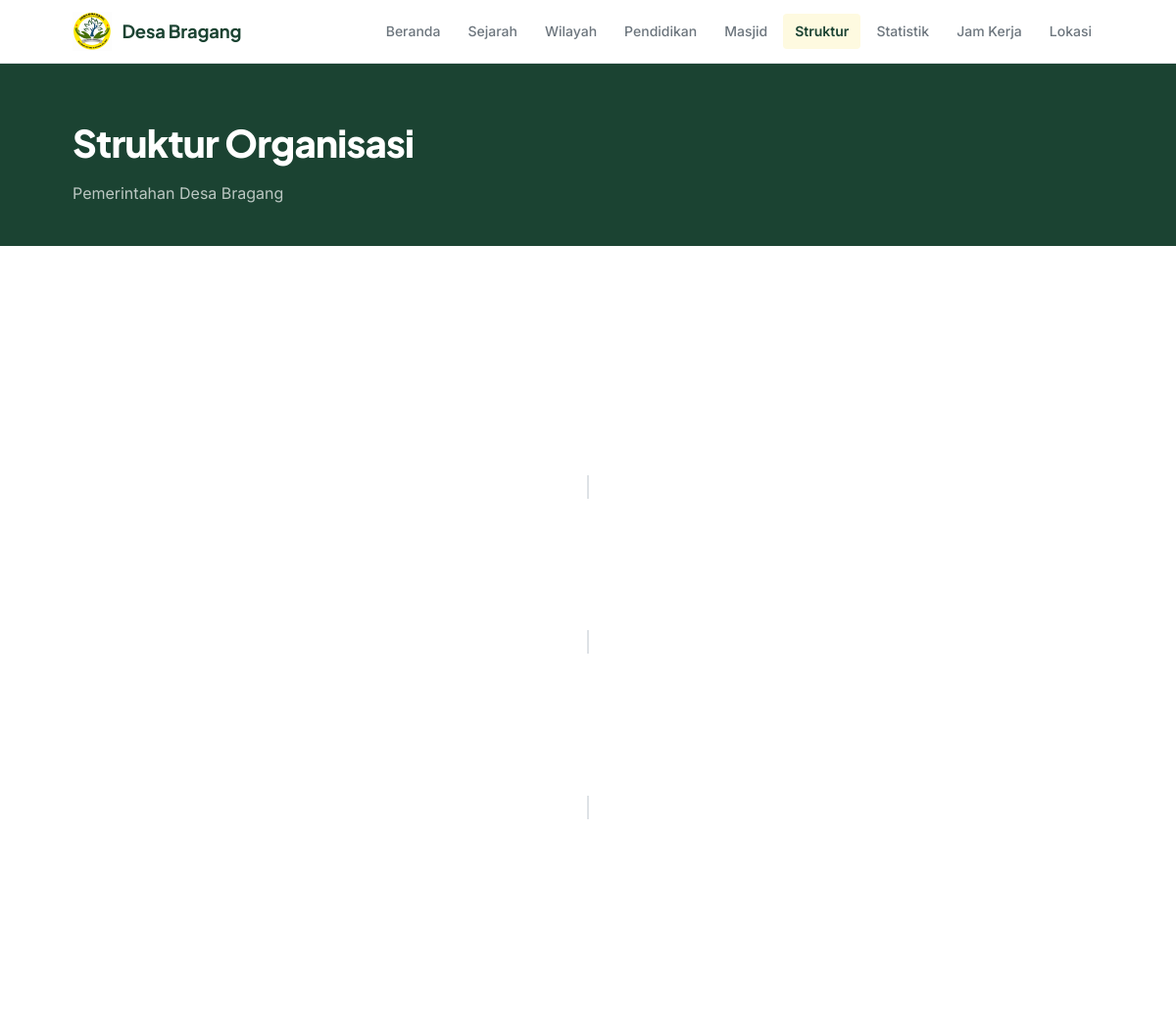
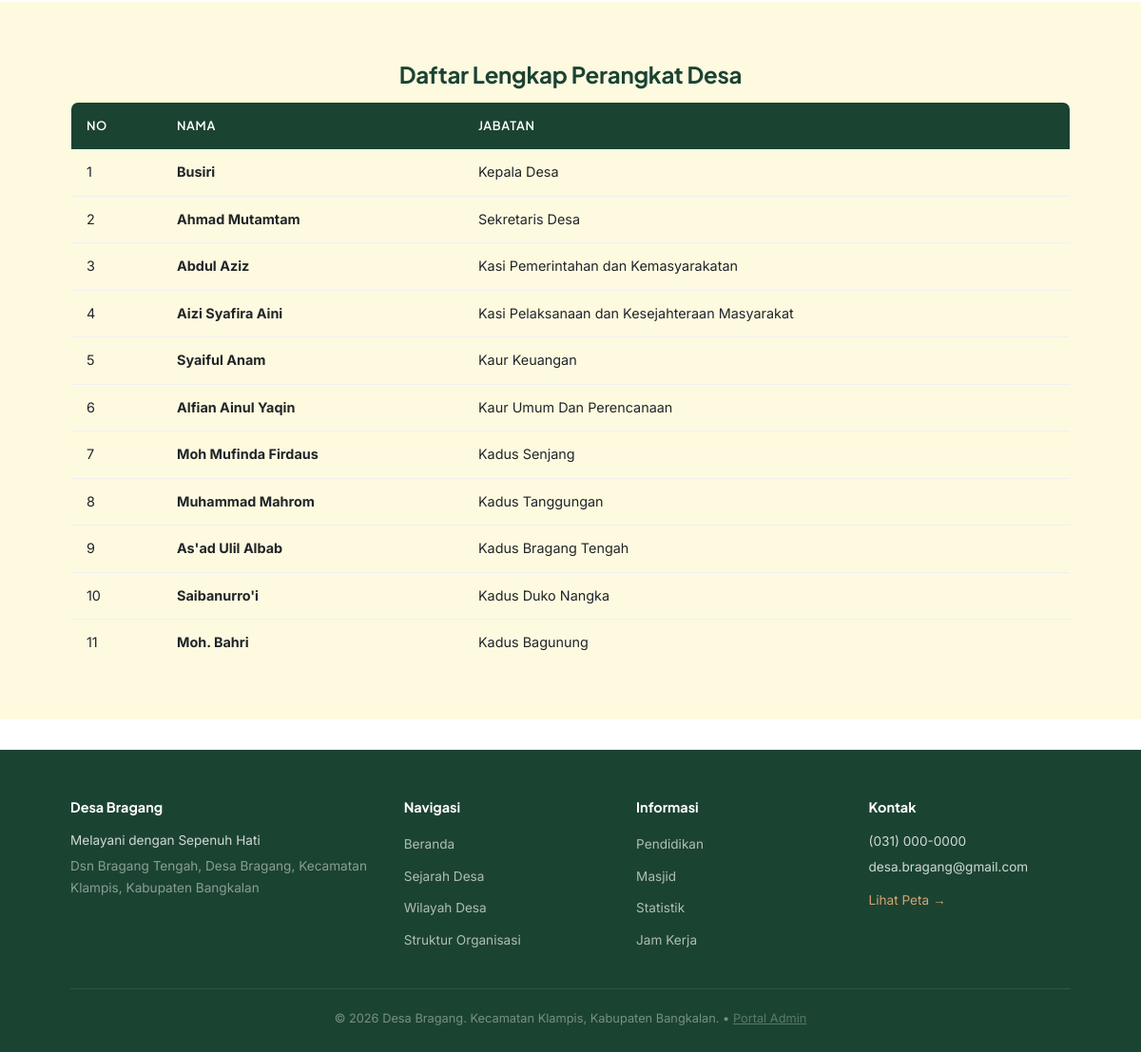
Page /struktur.php on the committed database (2 pictures, top to bottom).
### tables this page shows
CREATE TABLE IF NOT EXISTS `struktur` (
    `id` INT AUTO_INCREMENT PRIMARY KEY,
    `nama` VARCHAR(150) NOT NULL,
    `jabatan` VARCHAR(150) NOT NULL,
    `foto` VARCHAR(255) DEFAULT NULL,
    `sort_order` INT DEFAULT 0
);

### includes/helpers.php (called while the page is built, shortened)
<?php
function e($str) {
    return htmlspecialchars($str ?? '', ENT_QUOTES, 'UTF-8');
}
function getBasePath() {
    static $basePath = null;
    if ($basePath !== null) {
        return $basePath;
    }
    $appRoot = str_replace('\\', '/', realpath(dirname(__DIR__)));
    $docRoot = isset($_SERVER['DOCUMENT_ROOT']) && !empty($_SERVER['DOCUMENT_ROOT'])
        ? str_replace('\\', '/', realpath($_SERVER['DOCUMENT_ROOT']))
        : '';
    if ($docRoot && stripos($appRoot, $docRoot) === 0) {
        $sub = substr($appRoot, strlen($docRoot));
        $basePath = '/' . ltrim(str_replace('\\', '/', $sub), '/');
        $basePath = rtrim($basePath, '/');
    } else {
        $scriptDir = str_replace('\\', '/', dirname($_SERVER['SCRIPT_NAME'] ?? ''));
        $scriptDir = preg_replace('#/(admin|includes)(/.*)?$#i', '', $scriptDir);
        $basePath = rtrim($scriptDir, '/');
    }
    return $basePath;
}
function baseUrl($path = '') {
    $base = getBasePath();
    if ($path === '' || $path === '/') {
        return $base !== '' ? $base . '/' : '/';
    }
    return ($base !== '' ? $base : '') . '/' . ltrim($path, '/');
}
function currentPage() {
    $path = parse_url($_SERVER['REQUEST_URI'] ?? '', PHP_URL_PATH) ?? '';
    $base = getBasePath();
    $trimmed = trim($path, '/');
    return basename($trimmed, '.php');
}
function isActivePage($page) {
    return currentPage() === $page ? 'active' : '';
}

### includes/db.php (called while the page is built, shortened)
<?php
function getDB() {
    static $pdo = null;
    if ($pdo === null) {
        if (DB_DRIVER === 'mysql') {
            $dsn = 'mysql:host=' . DB_HOST . ';port=' . DB_PORT . ';dbname=' . DB_NAME . ';charset=utf8mb4';
            try {
                $pdo = new PDO($dsn, DB_USER, DB_PASS);
                $pdo->setAttribute(PDO::ATTR_ERRMODE, PDO::ERRMODE_EXCEPTION);
                $pdo->setAttribute(PDO::ATTR_DEFAULT_FETCH_MODE, PDO::FETCH_ASSOC);
            } catch (PDOException $e) {
                die('<strong>Koneksi MySQL Gagal:</strong> ' . htmlspecialchars($e->getMessage()) . '<br><br>Pastikan MySQL di XAMPP/Laragon aktif dan database <code>' . DB_NAME . '</code> sudah di-import di phpMyAdmin.');
            }
        }
    }
    return $pdo;
}
function getAllSettings() {
    $db = getDB();
    $stmt = $db->query('SELECT `key`, `value` FROM `settings`');
    $settings = [];
    while ($row = $stmt->fetch()) {
        $settings[$row['key']] = $row['value'];
    }
    return $settings;
}

### struktur.php (the view, shortened to what this page needs)
<?php
require_once __DIR__ . '/includes/db.php';
$db = getDB();
$struktur = $db->query('SELECT * FROM struktur ORDER BY sort_order ASC')->fetchAll();
$kepalaDesa = null;
$sekdes = null;
$kasi = [];
$kaur = [];
$kadus = [];
foreach ($struktur as $s) {
    $jab = strtolower($s['jabatan']);
    if (strpos($jab, 'kepala desa') !== false) {
        $kepalaDesa = $s;
    } elseif (strpos($jab, 'sekretaris') !== false || strpos($jab, 'sekdes') !== false) {
        $sekdes = $s;
    } elseif (strpos($jab, 'kasi') !== false) {
        $kasi[] = $s;
    } elseif (strpos($jab, 'kaur') !== false) {
        $kaur[] = $s;
    } elseif (strpos($jab, 'kadus') !== false) {
        $kadus[] = $s;
    }
}
require_once __DIR__ . '/includes/header.php';
?>
<section class="page-header">
    <div class="container">
        <h1 class="page-title">Struktur Organisasi</h1>
        <p class="page-subtitle">Pemerintahan Desa Bragang</p>
    </div>
</section>
<section class="section">
    <div class="container">
        <div class="org-chart">
            <?php if ($kepalaDesa): ?>
            <div class="org-level org-level-1">
            </div>
            <div class="org-connector"></div>
            <?php endif; ?>
            <?php if ($sekdes): ?>
            <div class="org-level org-level-2">
            </div>
            <div class="org-connector"></div>
            <?php endif; ?>
            <?php if (!empty($kasi) || !empty($kaur)): ?>
            <div class="org-level org-level-3">
            </div>
            <div class="org-connector"></div>
            <?php endif; ?>
            <?php if (!empty($kadus)): ?>
            <div class="org-level org-level-4">
            </div>
            <?php endif; ?>
        </div>
    </div>
</section>
<section class="section section-cream">
    <div class="container">
        <h2 class="section-title">Daftar Lengkap Perangkat Desa</h2>
        <div class="table-wrapper">
            <table class="data-table" id="struktur-table">
                <thead>
                    <tr>
                        <th>No</th>
                        <th>Nama</th>
                        <th>Jabatan</th>
                    </tr>
                </thead>
                <tbody>
                    <?php foreach ($struktur as $i => $s): ?>
                    <tr>
                        <td><?= $i + 1 ?></td>
                        <td><strong><?= e($s['nama']) ?></strong></td>
                        <td><?= e($s['jabatan']) ?></td>
                    </tr>
                    <?php endforeach; ?>
                </tbody>
            </table>
        </div>
    </div>
</section>
<?php require_once __DIR__ . '/includes/footer.php'; ?>

### includes/header.php (shortened to what this page needs)
<?php
require_once __DIR__ . '/db.php';
require_once __DIR__ . '/helpers.php';
$settings = getAllSettings();
$siteName = $settings['site_name'] ?? 'Desa Bragang';
?>
<!DOCTYPE html>
<html lang="id">
<head>
    <link rel="stylesheet" href="<?= baseUrl('/assets/css/style.css') ?>">
</head>
<body>
    <header class="site-header" id="site-header">
        <div class="container header-inner">
            <a href="<?= baseUrl('/') ?>" class="logo" id="logo">
                <img src="assets/images/logo.jpeg" alt="logo" style="width: 40px; height: 40px;">
                <span class="logo-text"><?= e($siteName) ?></span>
            </a>
            <nav class="main-nav" id="main-nav">
                <a href="<?= baseUrl('/') ?>" class="nav-link <?= isActivePage('index') ?>">Beranda</a>
                <a href="<?= baseUrl('/sejarah.php') ?>" class="nav-link <?= isActivePage('sejarah') ?>">Sejarah</a>
                <a href="<?= baseUrl('/wilayah.php') ?>" class="nav-link <?= isActivePage('wilayah') ?>">Wilayah</a>
                <a href="<?= baseUrl('/pendidikan.php') ?>" class="nav-link <?= isActivePage('pendidikan') ?>">Pendidikan</a>
                <a href="<?= baseUrl('/masjid.php') ?>" class="nav-link <?= isActivePage('masjid') ?>">Masjid</a>
                <a href="<?= baseUrl('/struktur.php') ?>" class="nav-link <?= isActivePage('struktur') ?>">Struktur</a>
                <a href="<?= baseUrl('/statistik.php') ?>" class="nav-link <?= isActivePage('statistik') ?>">Statistik</a>
                <a href="<?= baseUrl('/jam-kerja.php') ?>" class="nav-link <?= isActivePage('jam-kerja') ?>">Jam Kerja</a>
                <a href="<?= baseUrl('/lokasi.php') ?>" class="nav-link <?= isActivePage('lokasi') ?>">Lokasi</a>
            </nav>
        </div>
    </header>
    <main>

### includes/footer.php (shortened to what this page needs)
    </main>
    <footer class="site-footer">
        <div class="container">
            <div class="footer-grid">
                <div class="footer-col">
                    <h3>Desa Bragang</h3>
                    <p class="footer-desc"><?= e($settings['tagline'] ?? 'Melayani dengan Sepenuh Hati') ?></p>
                    <p class="footer-address"><?= e($settings['alamat'] ?? '') ?></p>
                </div>
                <div class="footer-col">
                    <h3>Navigasi</h3>
                    <ul class="footer-links">
                        <li><a href="<?= baseUrl('/') ?>">Beranda</a></li>
                        <li><a href="<?= baseUrl('/sejarah.php') ?>">Sejarah Desa</a></li>
                        <li><a href="<?= baseUrl('/wilayah.php') ?>">Wilayah Desa</a></li>
                        <li><a href="<?= baseUrl('/struktur.php') ?>">Struktur Organisasi</a></li>
                    </ul>
                </div>
                <div class="footer-col">
                    <h3>Informasi</h3>
                    <ul class="footer-links">
                        <li><a href="<?= baseUrl('/pendidikan.php') ?>">Pendidikan</a></li>
                        <li><a href="<?= baseUrl('/masjid.php') ?>">Masjid</a></li>
                        <li><a href="<?= baseUrl('/statistik.php') ?>">Statistik</a></li>
                        <li><a href="<?= baseUrl('/jam-kerja.php') ?>">Jam Kerja</a></li>
                    </ul>
                </div>
                <div class="footer-col">
                    <h3>Kontak</h3>
                    <p><a href="https://wa.me/62<?= e($settings['telepon'] ?? '') ?>"><?= e($settings['telepon'] ?? '') ?></a></p>
                    <p><?= e($settings['email'] ?? '') ?></p>
                    <a href="<?= baseUrl('/lokasi.php') ?>" class="footer-map-link">Lihat Peta →</a>
                </div>
            </div>
            <div class="footer-bottom">
                <p>&copy; <?= date('Y') ?> <?= e($siteName) ?>. Kecamatan <?= e($settings['kecamatan'] ?? '') ?>, Kabupaten <?= e($settings['kabupaten'] ?? '') ?>. &bull; <a href="<?= baseUrl('/admin/login.php') ?>" style="color: inherit; opacity: 0.7; text-decoration: underline;">Portal Admin</a></p>
            </div>
        </div>
    </footer>
</body>
</html>

### assets/css/style.css (style rules this page uses)
:root { --green-900: #1B4332; --green-700: #2D6A4F; --green-600: #40916C; --green-500: #52B788; --green-300: #74C69D; --green-200: #95D5B2; --amber: #D4A373; --amber-light: #E9C46A; --cream: #FEFAE0; --white: #FFFFFF; --text-dark: #212529; --text-muted: #6C757D; --border: #DEE2E6; --border-light: #F0F0F0; --danger: #C1121F; --font-heading: 'Plus Jakarta Sans', sans-serif; --font-body: 'Inter', sans-serif; --radius: 4px; --radius-md: 8px; --radius-lg: 12px; --shadow-sm: 0 1px 2px rgba(0, 0, 0, 0.04); --transition: 0.2s ease; }
*, *::before, *::after { box-sizing: border-box; margin: 0; padding: 0; }
html { scroll-behavior: smooth; }
body { font-family: var(--font-body); font-size: 16px; line-height: 1.7; color: var(--text-dark); background: var(--white); -webkit-font-smoothing: antialiased; }
img { max-width: 100%; height: auto; display: block; }
a { color: var(--green-700); text-decoration: none; transition: color var(--transition); }
ul { list-style: none; }
table { border-collapse: collapse; width: 100%; }
.container { max-width: 1100px; margin: 0 auto; padding: 0 1.5rem; }
.site-header { position: sticky; top: 0; z-index: 100; background: var(--white); border-bottom: 1px solid var(--border); transition: box-shadow var(--transition); }
.header-inner { display: flex; align-items: center; justify-content: space-between; height: 64px; }
.logo { display: flex; align-items: center; gap: 0.65rem; text-decoration: none; color: var(--green-900); }
.logo-text { font-family: var(--font-heading); font-weight: 700; font-size: 1.15rem; letter-spacing: -0.01em; }
.main-nav { display: flex; gap: 0.25rem; }
.nav-link { padding: 0.4rem 0.75rem; font-size: 0.875rem; font-weight: 500; color: var(--text-muted); border-radius: var(--radius); transition: all var(--transition); text-decoration: none; }
.nav-link.active { color: var(--green-900); background: var(--cream); font-weight: 600; }
.page-header { background: var(--green-900); padding: 3rem 0 2.5rem; color: var(--white); }
.page-title { font-family: var(--font-heading); font-size: clamp(1.6rem, 4vw, 2.4rem); font-weight: 800; letter-spacing: -0.02em; margin-bottom: 0.35rem; }
.page-subtitle { font-size: 1rem; opacity: 0.7; }
.section { padding: 3.5rem 0; }
.section-cream { background: var(--cream); }
.section-title { font-family: var(--font-heading); font-size: 1.5rem; font-weight: 700; color: var(--green-900); text-align: center; margin-bottom: 0.5rem; letter-spacing: -0.01em; }
.table-wrapper { overflow-x: auto; }
.data-table { width: 100%; border: 1px solid var(--border); border-radius: var(--radius-md); overflow: hidden; }
.data-table thead { background: var(--green-900); color: var(--white); }
.data-table th { font-family: var(--font-heading); font-size: 0.8rem; font-weight: 600; text-transform: uppercase; letter-spacing: 0.05em; padding: 0.85rem 1rem; text-align: left; }
.data-table td { padding: 0.75rem 1rem; font-size: 0.9rem; border-bottom: 1px solid var(--border-light); }
.data-table tbody tr:last-child td { border-bottom: none; }
.org-chart { display: flex; flex-direction: column; align-items: center; gap: 0.5rem; padding: 2rem 0; }
.org-level { display: flex; justify-content: center; gap: 1rem; flex-wrap: wrap; }
.org-connector { width: 2px; height: 24px; background: var(--border); }
.site-footer { background: var(--green-900); color: rgba(255, 255, 255, 0.8); padding: 3rem 0 1.5rem; margin-top: 2rem; }
.footer-grid { display: grid; grid-template-columns: 1.5fr 1fr 1fr 1fr; gap: 2rem; margin-bottom: 2rem; }
.footer-col h3 { font-family: var(--font-heading); font-size: 0.9rem; font-weight: 700; color: var(--white); margin-bottom: 0.75rem; }
.footer-col>p>a { text-decoration: none; color: rgba(255, 255, 255, 0.8); }
.footer-desc { font-size: 0.85rem; line-height: 1.6; margin-bottom: 0.5rem; }
.footer-address { font-size: 0.8rem; opacity: 0.6; }
.footer-links li { margin-bottom: 0.4rem; }
.footer-links a { font-size: 0.85rem; color: rgba(255, 255, 255, 0.65); transition: color var(--transition); }
.footer-map-link { display: inline-block; margin-top: 0.5rem; font-size: 0.85rem; color: var(--amber) !important; }
.footer-col p { font-size: 0.85rem; margin-bottom: 0.25rem; }
.footer-bottom { border-top: 1px solid rgba(255, 255, 255, 0.1); padding-top: 1.25rem; text-align: center; }
.footer-bottom p { font-size: 0.8rem; opacity: 0.5; }

### rows in the picture
struktur: nama "Busiri", jabatan "Kepala Desa"
struktur: nama "Ahmad Mutamtam", jabatan "Sekretaris Desa"
struktur: nama "Abdul Aziz", jabatan "Kasi Pemerintahan dan Kemasyarakatan"
struktur: nama "Aizi Syafira Aini", jabatan "Kasi Pelaksanaan dan Kesejahteraan Masyarakat"
struktur: nama "Syaiful Anam", jabatan "Kaur Keuangan"
struktur: nama "Alfian Ainul Yaqin", jabatan "Kaur Umum Dan Perencanaan"
struktur: nama "Moh Mufinda Firdaus", jabatan "Kadus Senjang"
struktur: nama "Muhammad Mahrom", jabatan "Kadus Tanggungan"
struktur: nama "As'ad Ulil Albab", jabatan "Kadus Bragang Tengah"
struktur: nama "Saibanurro'i", jabatan "Kadus Duko Nangka"
struktur: nama "Moh. Bahri", jabatan "Kadus Bagunung"

### other values in the picture
$siteName "Desa Bragang"
$settings['tagline'] "Melayani dengan Sepenuh Hati"
$settings['alamat'] "Dsn Bragang Tengah, Desa Bragang, Kecamatan Klampis, Kabupaten Bangkalan"
$settings['telepon'] "(031) 000-0000"
$settings['email'] "desa.bragang@gmail.com"
$settings['kecamatan'] "Klampis"
$settings['kabupaten'] "Bangkalan"
